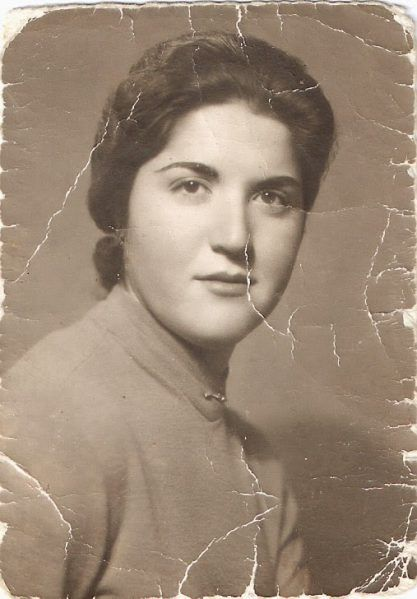
#> input picture Proyecto/Imagenes/Fotos/Foto 1.jpg, 417 x 599 px, found by its file name; its folder holds only this picture in this run
$ jupyter execute --allow-errors ProyectoFinal_PDI.ipynb   (shell and % lines are left out)
#> lines starting #> are read from the running program, lines starting #| are printed output that depends on the picture
# **1 - Analisis Tecnico**

[cell 1]
# Importa las librerías necesarias
import numpy as np
import matplotlib.pyplot as plt
import cv2
from PIL import Image
import os
from google.colab import drive

[cell 2]
# Conecta con Google Drive
drive.mount('/content/drive')

[cell 3]
# Define las rutas de las carpetas en Google Drive
input_folder = '/content/drive/MyDrive/Cosas del semestre 7/PDI/Proyecto PDI/Imagenes/Fotos'  # Cambia esto a la ruta de tu carpeta de entrada
output_folder = '/content/drive/MyDrive/Cosas del semestre 7/PDI/Proyecto PDI/Imagenes/Analisis Tecnico de las Imagenes'  # Cambia esto a la ruta de tu carpeta de salida

[cell 4]
# Asegúrate de que la carpeta de salida exista
os.makedirs(output_folder, exist_ok=True)

[cell 5]
# Función para mostrar el espacio de color y el histograma de la imagen
def analyze_image(image_path, output_folder):
    # Cargar la imagen
    image = Image.open(image_path).convert('RGB')
#> image is the input picture: PIL image 417x599 RGB; mean R, G, B 155.2, 136.2, 118.1
    image_np = np.array(image)

    # Convertir a formato BGR para OpenCV
    image_cv = cv2.cvtColor(image_np, cv2.COLOR_RGB2BGR)

    # Nombre del archivo base
    base_filename = os.path.splitext(os.path.basename(image_path))[0]

    # Mostrar la imagen original y el histograma
    plt.figure(figsize=(10, 5))
    plt.subplot(1, 2, 1)
    plt.imshow(image_np)
    plt.title('Imagen Original')
    plt.axis('off')

    plt.subplot(1, 2, 2)
    colors = ('b', 'g', 'r')
    for i, color in enumerate(colors):
        hist = cv2.calcHist([image_cv], [i], None, [256], [0, 256])
        plt.plot(hist, color=color)
        plt.xlim([0, 256])
    plt.title('Histograma')
    plt.xlabel('Intensidad')
    plt.ylabel('Frecuencia')

    plt.tight_layout()
    hist_output_path = os.path.join(output_folder, f'{base_filename}_histograma.png')
    plt.savefig(hist_output_path)
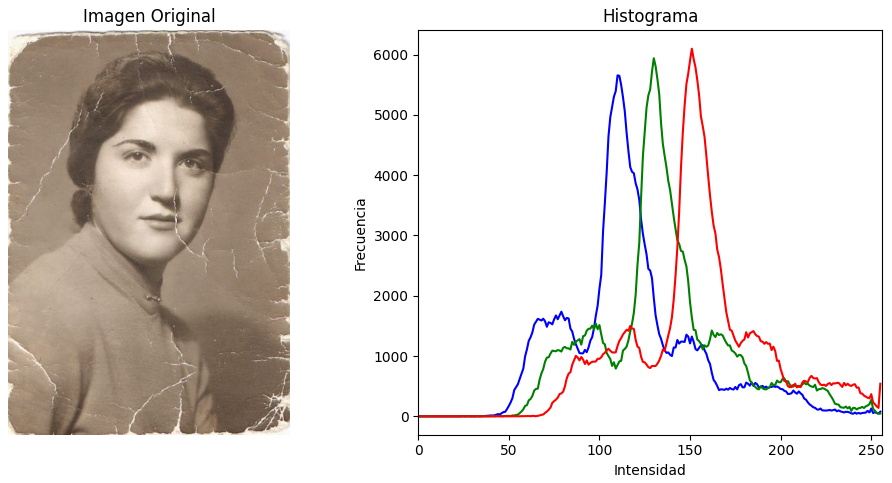
#> figure drawn by matplotlib, 2 panels; panel 2: curve peaks at x = 110, y = 5654; panel 2: curve peaks at x = 130, y = 5938; panel 2: curve peaks at x = 151, y = 6096
    plt.close()

    # Mostrar espacio de color en canales separados
    channels = cv2.split(image_cv)
    channel_colors = ['Blue', 'Green', 'Red']

    plt.figure(figsize=(15, 5))
    for i, (channel, color) in enumerate(zip(channels, channel_colors)):
        plt.subplot(1, 3, i+1)
        plt.imshow(channel, cmap='gray')
        plt.title(f'Canal {color}')
        plt.axis('off')
#> this loop made 3 passes
#> color on passes 1 to 3: 'Blue', 'Green', 'Red'

    plt.tight_layout()
    channels_output_path = os.path.join(output_folder, f'{base_filename}_canales.png')
    plt.savefig(channels_output_path)
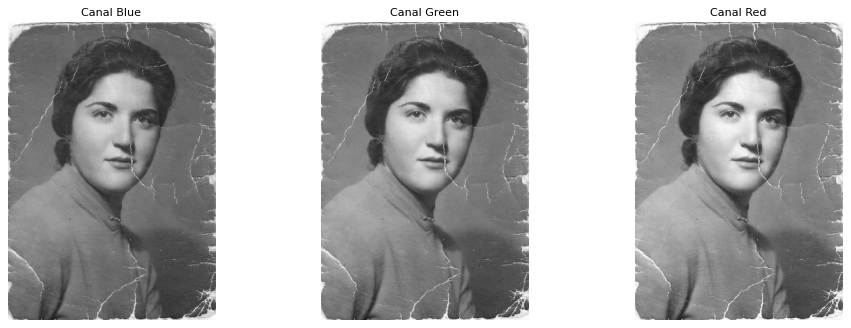
#> figure drawn by matplotlib, 3 panels
    plt.close()

[cell 6]
# Procesar todas las imágenes en la carpeta de entrada
for filename in os.listdir(input_folder):
    if filename.endswith(('.jpg', '.jpeg', '.png')):
        input_path = os.path.join(input_folder, filename)
        analyze_image(input_path, output_folder)
        print(f'Procesado: {input_path}')

print('Procesamiento completo.')

# **2 - Mejora de Imagenes**

[cell 7]
# Importa las librerías necesarias
import numpy as np
import matplotlib.pyplot as plt
import cv2
from google.colab import drive
from PIL import Image
import os

[cell 8]
# Conecta con Google Drive
drive.mount('/content/drive')

[cell 9]
# Define las rutas de las carpetas en Google Drive
input_folder = '/content/drive/MyDrive/Cosas del semestre 7/PDI/Proyecto PDI/Imagenes/Fotos'  # Cambia esto a la ruta de tu carpeta de entrada
output_folder = '/content/drive/MyDrive/Cosas del semestre 7/PDI/Proyecto PDI/Imagenes/Procesado 1'  # Cambia esto a la ruta de tu carpeta de salida

[cell 10]
# Asegúrate de que la carpeta de salida exista
os.makedirs(output_folder, exist_ok=True)

[cell 11]
# Función para aplicar filtros y mejorar la imagen
def enhance_image(image_path, output_path):
    # Cargar la imagen
    image = Image.open(image_path).convert('RGB')
    image_np = np.array(image)

    # Convertir a formato BGR para OpenCV
    image_cv = cv2.cvtColor(image_np, cv2.COLOR_RGB2BGR)

    # Aplicar diferentes filtros
    # 1. Desenfoque Gaussiano para eliminar ruido
    gaussian_blur = cv2.GaussianBlur(image_cv, (5, 5), 0)

    # 2. Mejorar el contraste usando histogram equalization
    image_yuv = cv2.cvtColor(gaussian_blur, cv2.COLOR_BGR2YUV)
#> image_yuv: shape (599, 417, 3); mean of channels 0, 1, 2 139.8, 117.5, 141.4
    image_yuv[:, :, 0] = cv2.equalizeHist(image_yuv[:, :, 0])
#> image_yuv: shape (599, 417, 3); mean of channels 0, 1, 2 128.9, 117.5, 141.4
    image_enhanced = cv2.cvtColor(image_yuv, cv2.COLOR_YUV2BGR)
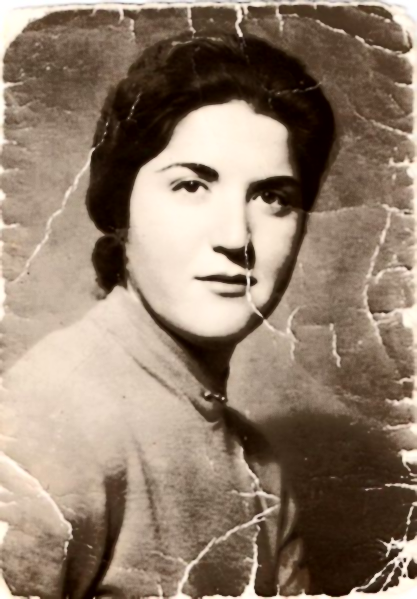
#> image_enhanced: shape (599, 417, 3); mean B, G, R 108.3, 125.3, 144.1

    # 3. Aplicar filtro de enfoque
    sharpen_kernel = np.array([[0, -1, 0], [-1, 5,-1], [0, -1, 0]])
    sharpen = cv2.filter2D(image_enhanced, -1, sharpen_kernel)
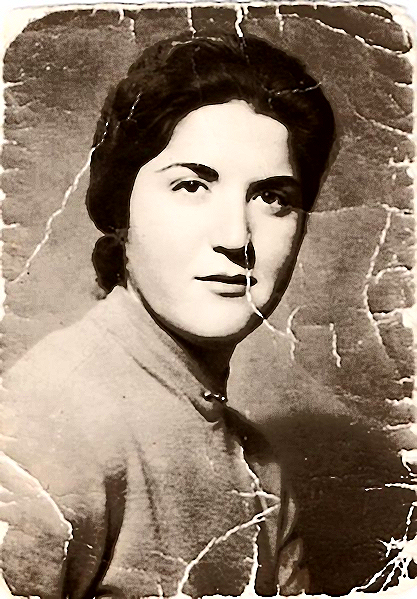
#> sharpen: shape (599, 417, 3); mean B, G, R 108.7, 125.4, 143.7

    # Convertir de nuevo a RGB
    result_rgb = cv2.cvtColor(sharpen, cv2.COLOR_BGR2RGB)

    # Guardar la imagen resultante
    result_image = Image.fromarray(result_rgb)
    result_image.save(output_path)

[cell 12]
# Procesar todas las imágenes en la carpeta de entrada
for filename in os.listdir(input_folder):
    if filename.endswith(('.jpg', '.jpeg', '.png')):
        input_path = os.path.join(input_folder, filename)
        output_path = os.path.join(output_folder, filename)
        enhance_image(input_path, output_path)
        print(f'Procesado: {input_path} -> {output_path}')

print('Procesamiento completo.')

# **3 - ReColorizado**

[cell 13]
# Conecta con Google Drive
from google.colab import drive
drive.mount('/content/drive')

[cell 14]
# Git clone y configuración de DeOldify

[cell 15]
cd DeOldify

[cell 16]
from deoldify import device
from deoldify.device_id import DeviceId

[cell 17]
# Configuración del dispositivo
device.set(device=DeviceId.GPU0)
#> (this line was passed over: deoldify is not available in this run)

$ run again, on Proyecto/Imagenes/Fotos/Foto 5.jpg
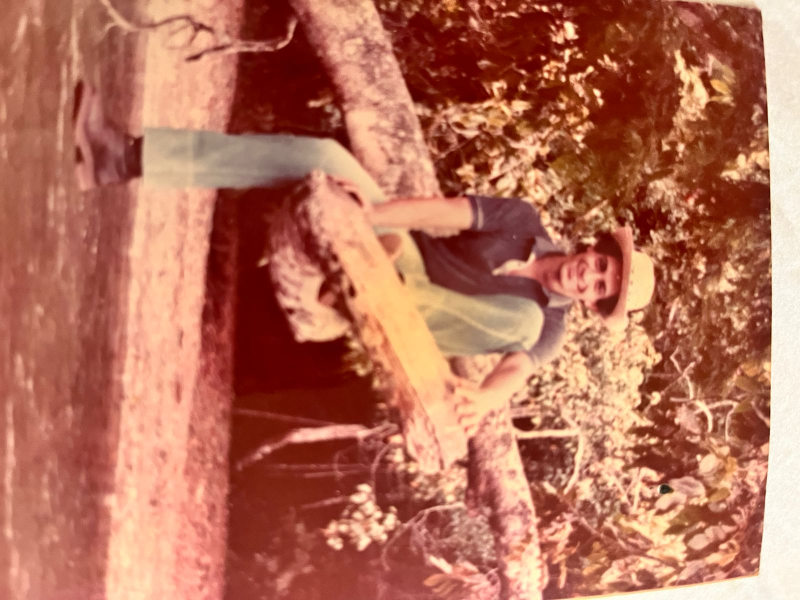
#> input picture Proyecto/Imagenes/Fotos/Foto 5.jpg, 1600 x 1200 px, found by its file name (shown at 1/2 size)
#> in analyze_image, image is the input picture: PIL image 1600x1200 RGB; mean R, G, B 182.4, 112.2, 89.8
#> in analyze_image, `plt.savefig(hist_output_path)`:
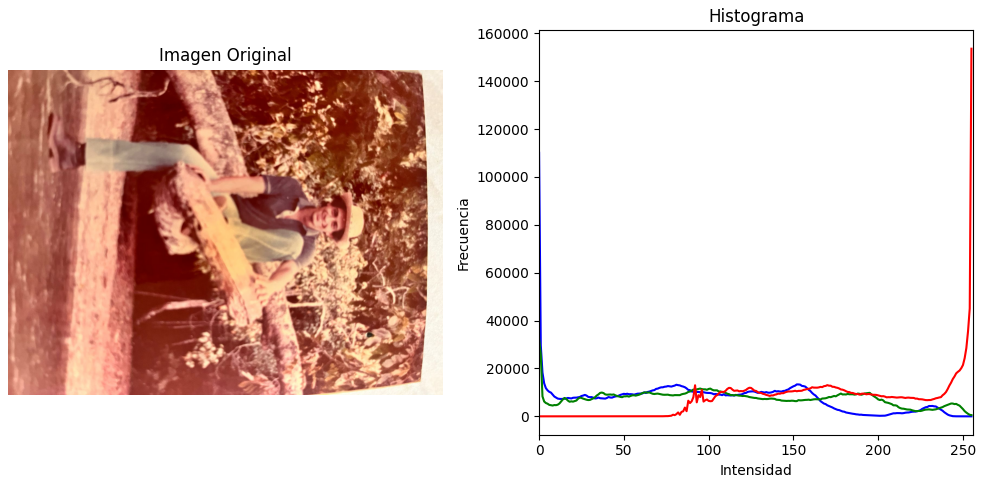
#> figure drawn by matplotlib, 2 panels; panel 2: curve peaks at x = 0, y = 110081; panel 2: curve peaks at x = 0, y = 32465; panel 2: curve peaks at x = 255, y = 153544
#> the loop in analyze_image, `for i, (channel, color) in enumerate(zip(channels, channel_colors)):` made 3 passes
#> color on passes 1 to 3: 'Blue', 'Green', 'Red'
#> in enhance_image, `image_enhanced = cv2.cvtColor(image_yuv, cv2.COLOR_YUV2BGR)`:
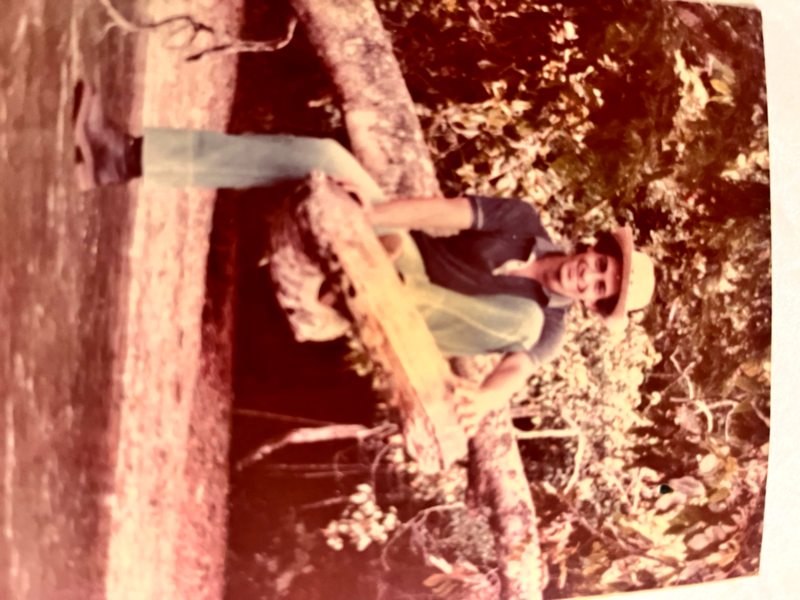
#> image_enhanced: shape (1200, 1600, 3) (shown at 1/2 size); mean B, G, R 89.6, 111, 177.8

$ run again, on Proyecto/Imagenes/Fotos/Foto 6.jpg
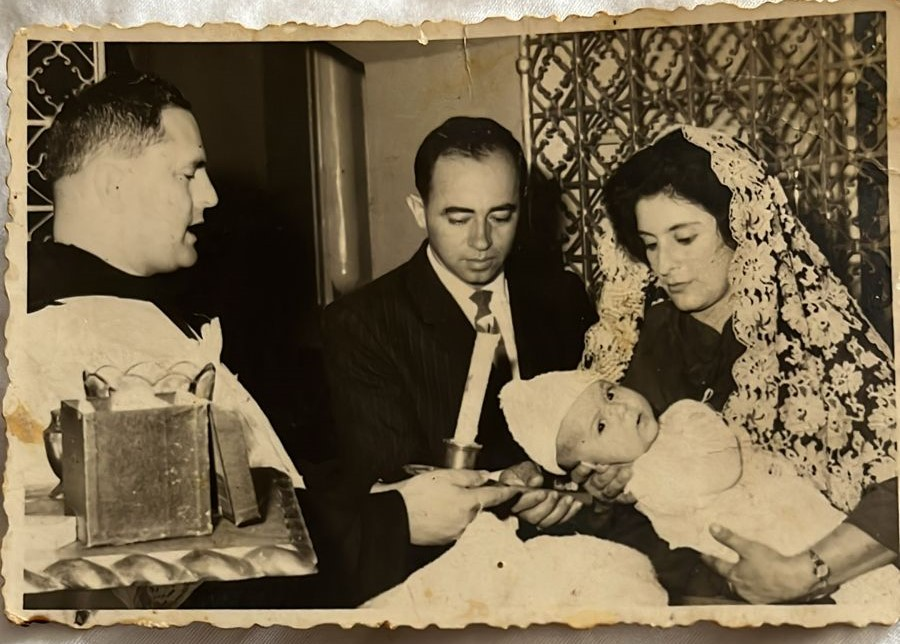
#> input picture Proyecto/Imagenes/Fotos/Foto 6.jpg, 900 x 644 px, found by its file name
#> in analyze_image, image is the input picture: PIL image 900x644 RGB; mean R, G, B 117.5, 102.3, 76.3
#> in analyze_image, `plt.savefig(hist_output_path)`:
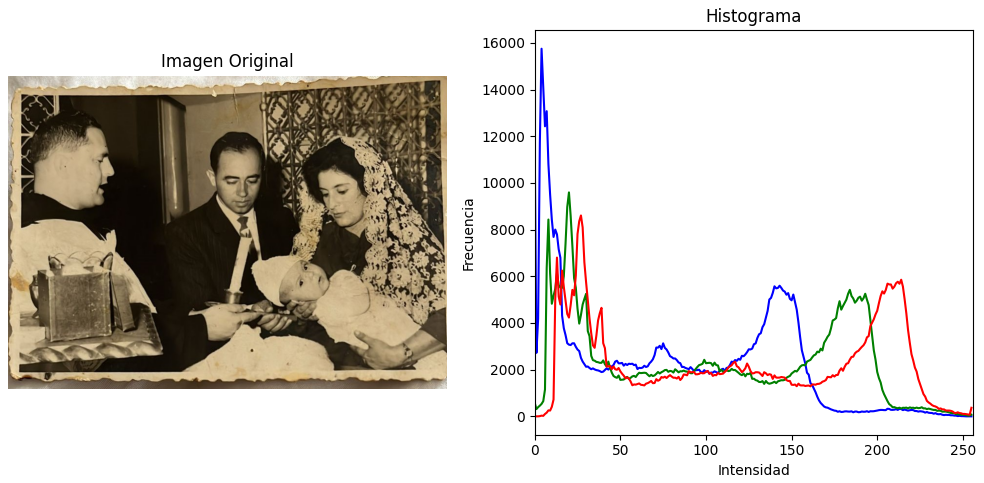
#> figure drawn by matplotlib, 2 panels; panel 2: curve peaks at x = 4, y = 15753; panel 2: curve peaks at x = 20, y = 9596; panel 2: curve peaks at x = 27, y = 8608
#> the loop in analyze_image, `for i, (channel, color) in enumerate(zip(channels, channel_colors)):` made 3 passes
#> color on passes 1 to 3: 'Blue', 'Green', 'Red'
#> in enhance_image, `image_enhanced = cv2.cvtColor(image_yuv, cv2.COLOR_YUV2BGR)`:
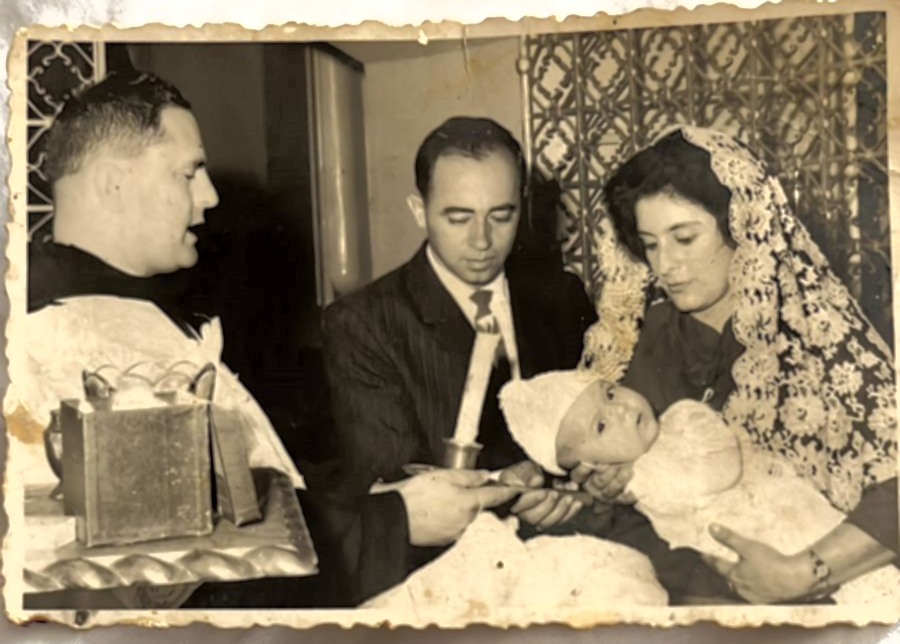
#> image_enhanced: shape (644, 900, 3); mean B, G, R 100.9, 126.7, 141.6

$ run again, on Proyecto/Imagenes/Fotos/Foto 2.jpg
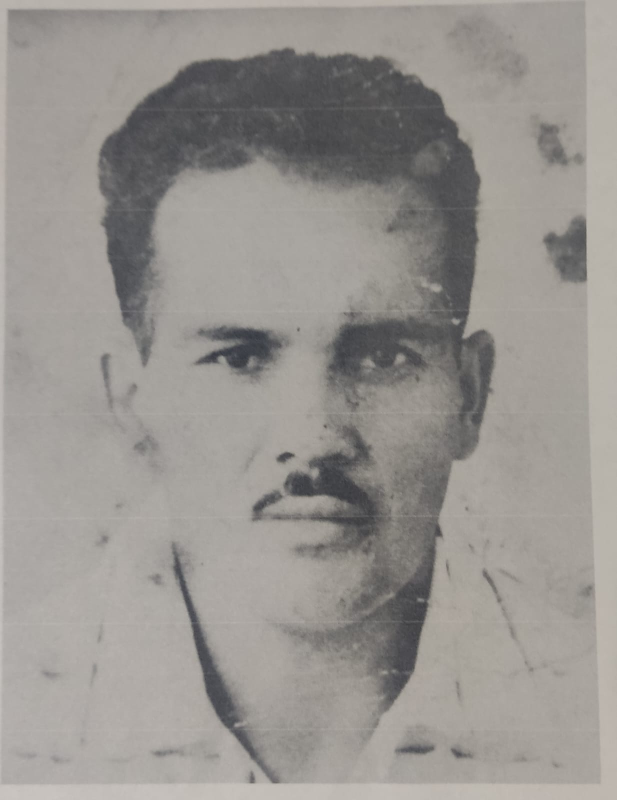
#> input picture Proyecto/Imagenes/Fotos/Foto 2.jpg, 1233 x 1600 px, found by its file name (shown at 1/2 size)
#> in analyze_image, image is the input picture: PIL image 1233x1600 RGB; mean R, G, B 151.8, 148.2, 144
#> in analyze_image, `plt.savefig(hist_output_path)`:
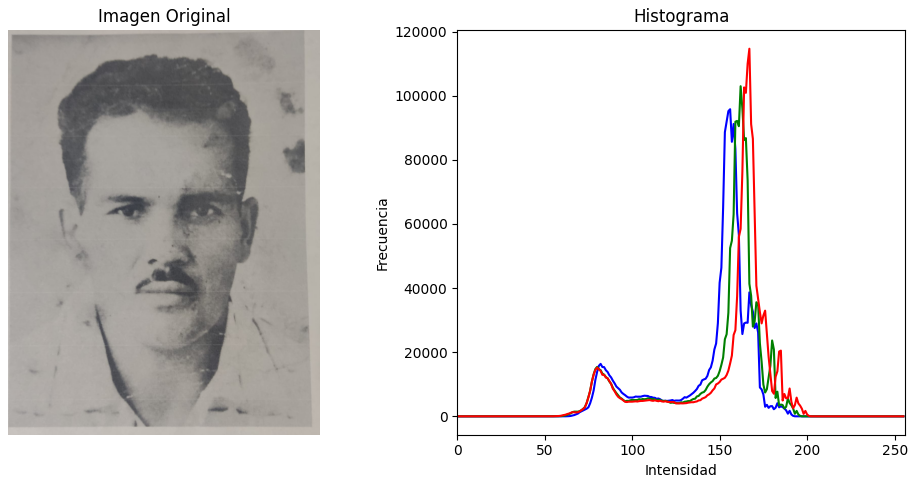
#> figure drawn by matplotlib, 2 panels; panel 2: curve peaks at x = 156, y = 95784; panel 2: curve peaks at x = 162, y = 102962; panel 2: curve peaks at x = 167, y = 114655
#> the loop in analyze_image, `for i, (channel, color) in enumerate(zip(channels, channel_colors)):` made 3 passes
#> color on passes 1 to 3: 'Blue', 'Green', 'Red'
#> in enhance_image, `image_enhanced = cv2.cvtColor(image_yuv, cv2.COLOR_YUV2BGR)`:
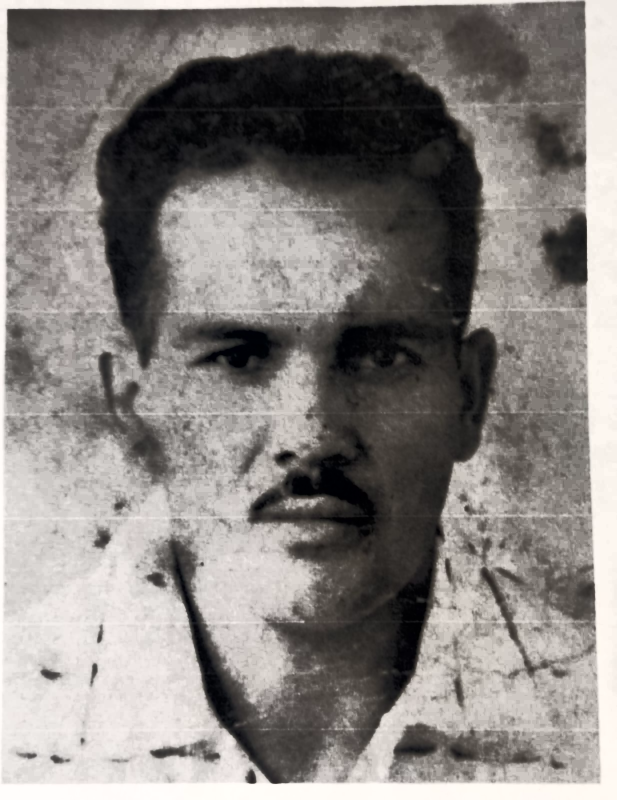
#> image_enhanced: shape (1600, 1233, 3) (shown at 1/2 size); mean B, G, R 126.6, 129.7, 134.1

$ run again, on Proyecto/Imagenes/Fotos/Foto 3.jpg
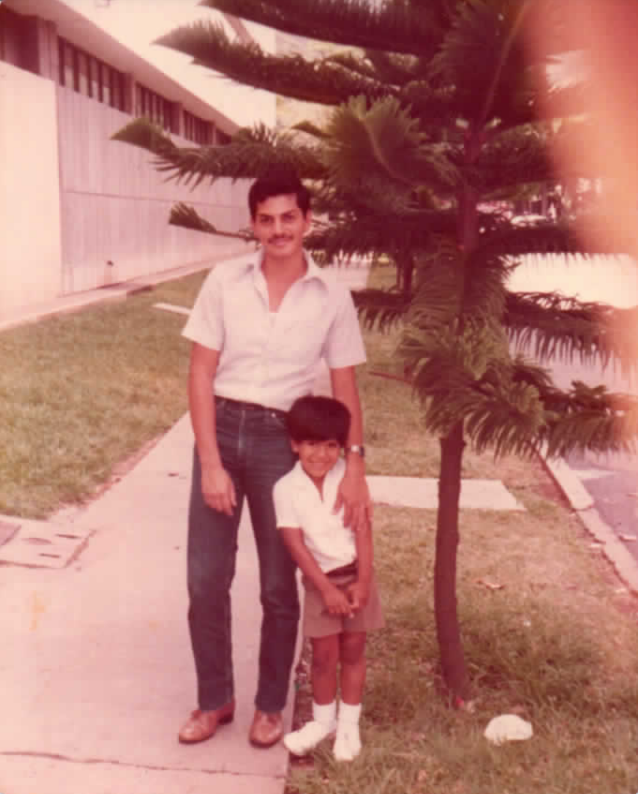
#> input picture Proyecto/Imagenes/Fotos/Foto 3.jpg, 638 x 794 px, found by its file name
#> the loop in analyze_image, `for i, (channel, color) in enumerate(zip(channels, channel_colors)):` made 3 passes
#> color on passes 1 to 3: 'Blue', 'Green', 'Red'
#> in enhance_image, `image_enhanced = cv2.cvtColor(image_yuv, cv2.COLOR_YUV2BGR)`:
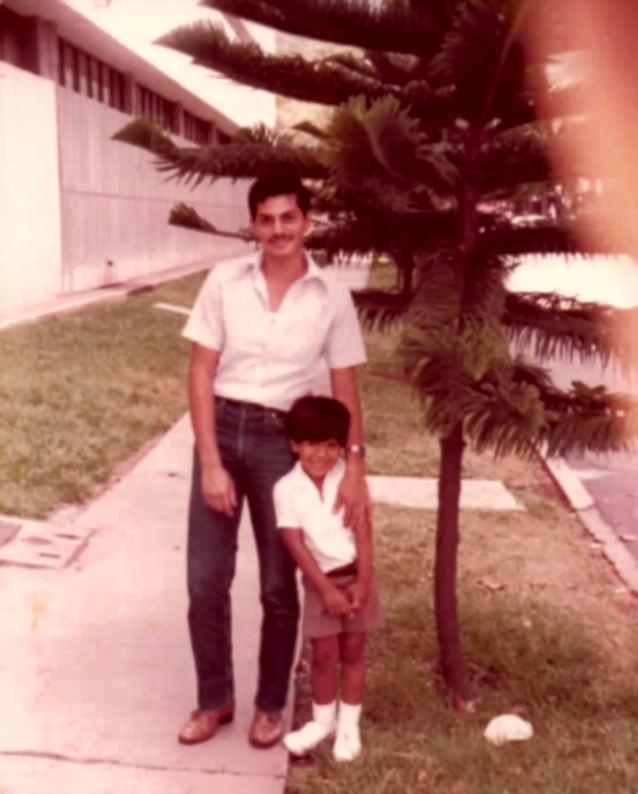
#> image_enhanced: shape (794, 638, 3); mean B, G, R 104.6, 112.1, 169.3
